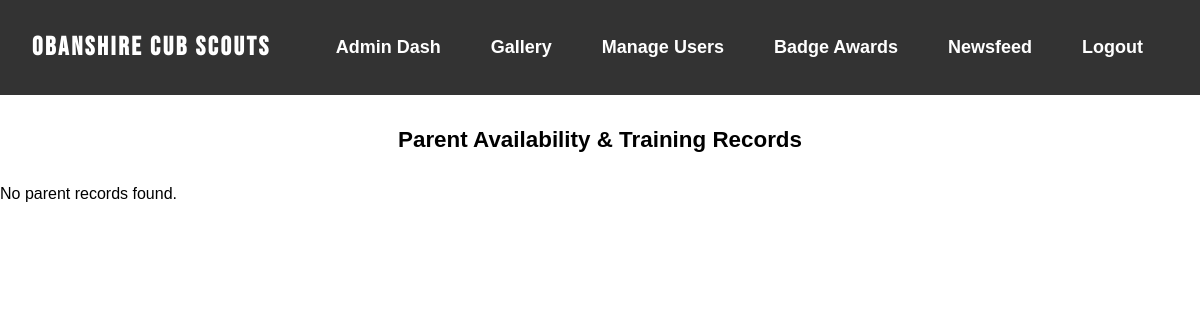
The page /public/admin/view_parent_details.php (signed in) on the database as committed earlier.
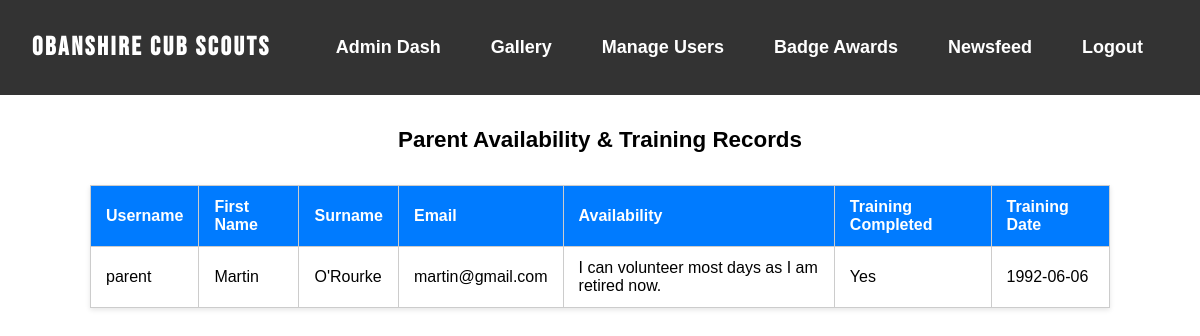
The same page on the database as committed later.
### tables this page shows
CREATE TABLE `parent_details` (
  `parent_id` int(11) NOT NULL,
  `availability` varchar(255) DEFAULT NULL,
  `training_completed` tinyint(1) DEFAULT NULL,
  `training_date` date DEFAULT NULL
);

CREATE TABLE `users` (
  `id` int(11) NOT NULL,
  `username` varchar(50) NOT NULL,
  `password` varchar(255) NOT NULL,
  `email` varchar(100) NOT NULL,
  `user_type` enum('admin','scout','parent') NOT NULL,
  `first_name` varchar(255) DEFAULT NULL,
  `surname` varchar(255) DEFAULT NULL
);

### public/admin/view_parent_details.php (the view, shortened to what this page needs)
<?php
include 'config/config.php';
include 'includes/header.php';
$sql = "SELECT u.username, u.first_name, u.surname, u.email, pd.availability, pd.training_completed, pd.training_date
        FROM users u
        JOIN parent_details pd ON u.id = pd.parent_id
        WHERE u.user_type = 'parent'";
$result = $conn->query($sql);
?>
<!DOCTYPE html>
<html lang="en">
<head>
    <link rel="stylesheet" href="assets/css/view_parent_details.css">
</head>
<body>
    <h2>Parent Availability & Training Records</h2>
    <?php if ($result->num_rows > 0): ?>
        <table>
            <thead>
                <tr>
                    <th>Username</th>
                    <th>First Name</th>
                    <th>Surname</th>
                    <th>Email</th>
                    <th>Availability</th>
                    <th>Training Completed</th>
                    <th>Training Date</th>
                </tr>
            </thead>
            <tbody>
                <?php while ($row = $result->fetch_assoc()): ?>
                    <tr>
                        <td><?= htmlspecialchars($row['username']) ?></td>
                        <td><?= htmlspecialchars($row['first_name']) ?></td>
                        <td><?= htmlspecialchars($row['surname']) ?></td>
                        <td><?= htmlspecialchars($row['email']) ?></td>
                        <td><?= nl2br(htmlspecialchars($row['availability'])) ?></td>
                        <td><?= $row['training_completed'] ? 'Yes' : 'No' ?></td>
                        <td><?= $row['training_date'] ? htmlspecialchars($row['training_date']) : 'N/A' ?></td>
                    </tr>
                <?php endwhile; ?>
            </tbody>
        </table>
    <?php else: ?>
        <p>No parent records found.</p>
    <?php endif; ?>
</body>
</html>

Rows that differ between the two databases and show on the page:
added parent_details: parent_id.username "parent", parent_id.first_name "Martin", parent_id.surname "O'Rourke", parent_id.email "martin@gmail.com", availability "I can volunteer most days as I am retired now.", training_completed "Yes", training_date "1992-06-06"
Other text that changed with them:
text no longer shown: "No parent records found."
text now shown: "Username First Name Surname Email Availability Training Completed Training Date"
